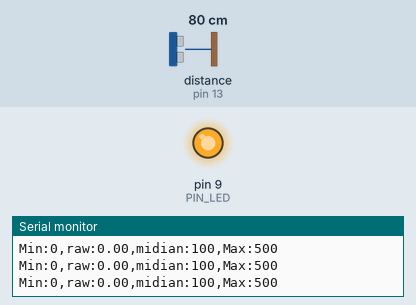
This sketch was run on a simulated Arduino Uno, built with avr-gcc and run on an emulated ATmega328P. Parts: output pins drawn as LEDs (lit = HIGH), the last lines printed to the serial monitor. Wiring (inferred from the names in the program): ultrasonic range finder: trigger pin 12; echo pin 13. Inputs (shaded band) come from the test bench; at power-on: distance to the obstacle (sensor on pin 13) 80 cm. The echo pulse lasts 58.3 µs per cm; pins used as bus, display or sensor lines are not drawn.

Above: at 1.2 s.
1.3 s: distance to the obstacle (sensor on pin 13) set to 34 cm
2.8 s: distance to the obstacle (sensor on pin 13) set to 27 cm
At 3.2 s:
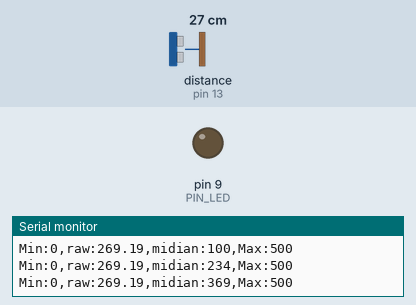
4.3 s: distance to the obstacle (sensor on pin 13) set to 2 cm
At 5.5 s:
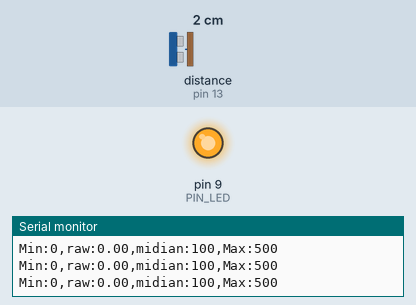
5.8 s: distance to the obstacle (sensor on pin 13) set to 9 cm
7.3 s: distance to the obstacle (sensor on pin 13) set to 12 cm
At 7.8 s:
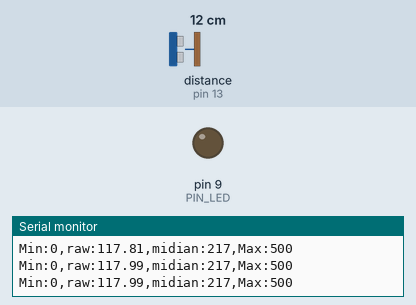
Timing chart, 0 to 9.8 s (numbered marks = the images above; inputs shaded):
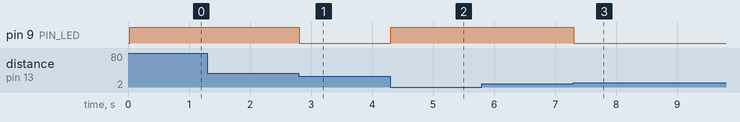

Measured:
- the behaviour switches between 31 and 30 cm on distance to the obstacle (sensor on pin 13) (found by bisection; images 0 and 1)
- the behaviour switches between 10 and 11 cm on distance to the obstacle (sensor on pin 13) (found by bisection; images 2 and 3)
- after the input at 2.8 s, pin 9 (PIN_LED): HIGH → LOW at once
- after the input at 4.3 s, pin 9 (PIN_LED): LOW → HIGH at once
- after the input at 7.3 s, pin 9 (PIN_LED): HIGH → LOW at once

The sketch:

09C1_30.ino
```cpp
// Arduino pin assignment
#define PIN_LED 9
#define PIN_TRIG 12
#define PIN_ECHO 13

// configurable parameters
#define SND_VEL 346.0 // sound velocity at 24 celsius degree (unit: m/s)
#define INTERVAL 25 // sampling interval (unit: ms)
#define _DIST_MIN 100 // minimum distance to be measured (unit: mm)
#define _DIST_MAX 300 // maximum distance to be measured (unit: mm)
#define _dist_array_length 30

// global variables
int index = 0;
float dist_array[_dist_array_length];
float dist_array_copy[_dist_array_length];
float timeout; // unit: us
float dist_min, dist_max, dist_raw,dist_median; // unit: mm
unsigned long last_sampling_time; // unit: ms
float scale; // used for pulse duration to distance conversion

void setup() {
// initialize GPIO pins
  pinMode(PIN_LED,OUTPUT);
  pinMode(PIN_TRIG,OUTPUT);
  digitalWrite(PIN_TRIG, LOW);
  pinMode(PIN_ECHO,INPUT);

// initialize USS related variables
  dist_min = _DIST_MIN;
  dist_max = _DIST_MAX;
  timeout = (INTERVAL / 2) * 1000.0; // precalculate pulseIn() timeout value. (unit: us)
  dist_raw = 0.0; // raw distance output from USS (unit: mm)
  scale = 0.001 * 0.5 * SND_VEL;
  dist_array[_dist_array_length-1] = -1;
// initialize serial port
  Serial.begin(57600);

// initialize last sampling time
  last_sampling_time = 0;
}

void loop() {
// wait until next sampling time.
// millis() returns the number of milliseconds since the program started. Will overflow after 50 days.
  if(millis() < last_sampling_time + INTERVAL) return;

// get a distance reading from the USS
  dist_raw = USS_measure(PIN_TRIG,PIN_ECHO);
  if (index == _dist_array_length-1 && dist_array[index] != -1){
    for (int temp_index = 0;temp_index < index;temp_index++){
      dist_array[temp_index] = dist_array[temp_index+1];
    }
    dist_array[index] = dist_raw;
    Copy();
    Ascending_sort();

    if (_dist_array_length%2 == 1) dist_median = dist_array_copy[(index/2)];
     else {
      int temp = (index-1)/2 ;
      dist_median = (dist_array_copy[temp]+dist_array_copy[temp+1])/2 ;
    }
    }

  else if (index == _dist_array_length-1 && dist_array[index] == -1){
    dist_array[index] = dist_raw;
    Copy();
    Ascending_sort();
    if (_dist_array_length%2 == 1) dist_median = dist_array_copy[(index/2)];
     else {
      int temp = (index-1)/2 ;
      dist_median = (dist_array_copy[temp]+dist_array_copy[temp+1])/2 ;
    }
  }

  else {
    dist_array[index] = dist_raw;
    dist_median = 0;
    index += 1;
  }


// output the read value to the serial port
  Serial.print("Min:0,");
  Serial.print("raw:");
  Serial.print(dist_raw);
  Serial.print(",");
  Serial.print("midian:");
  //Serial.print(dist_median);
  Serial.print(map(dist_median,0,400,100,500));
  Serial.print(",");
  Serial.println("Max:500");

// turn on the LED if the distance is between dist_min and dist_max
  if(dist_raw < dist_min || dist_raw > dist_max) {
    analogWrite(PIN_LED, 255);
  }
  else {
    analogWrite(PIN_LED, 0);
  }

// update last sampling time
  last_sampling_time += INTERVAL;
}

// get a distance reading from USS. return value is in millimeter.
float USS_measure(int TRIG, int ECHO)
{
  float reading;
  digitalWrite(TRIG, HIGH);
  delayMicroseconds(10);
  digitalWrite(TRIG, LOW);
  reading = pulseIn(ECHO, HIGH, timeout) * scale; // unit: mm
  if(reading < dist_min || reading > dist_max) reading = 0.0; // return 0 when out of range.
  return reading;
}

void Copy() {
  for (int i=0;i<=_dist_array_length - 1;i++)
  dist_array_copy[i] = dist_array[i];
}

void Ascending_sort(){
 float temp;
 for (int i=0;i<_dist_array_length-1;i++){
  for (int k=0;k<_dist_array_length-1;k++) {
  if (dist_array_copy[k]>dist_array_copy[k+1]){
    temp = dist_array_copy[k];
    dist_array_copy[k] = dist_array_copy[k+1];
    dist_array_copy[k+1] = temp;
  }
 }

}
}
```
